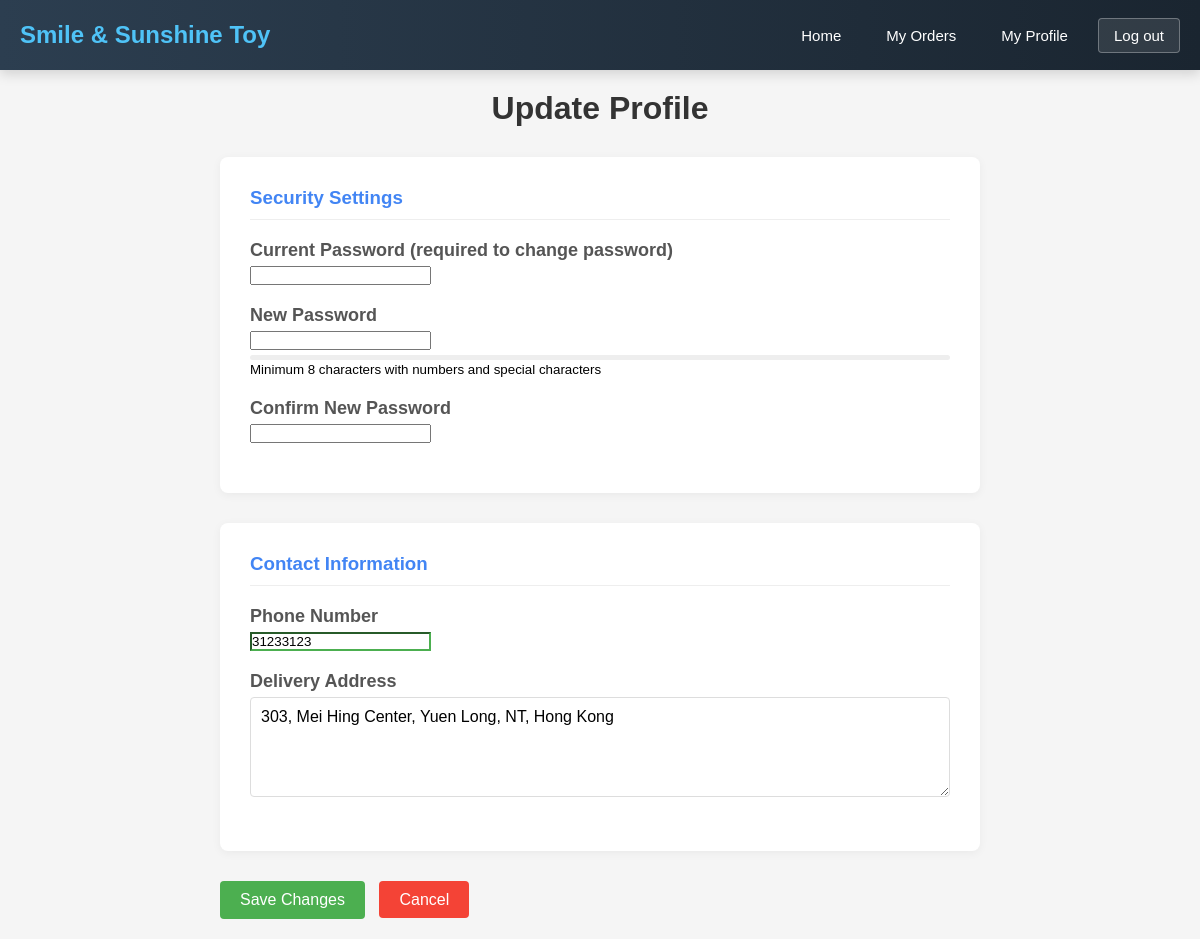
/sample/customer/UpdateProfile.php (signed in), run on the app's committed database.
### tables this page shows
CREATE TABLE customer (
  cid INT NOT NULL AUTO_INCREMENT,
  cname VARCHAR(255) NOT NULL,
  cpassword VARCHAR(255) NOT NULL,
  ctel INT DEFAULT NULL,
  caddr TEXT,
  company VARCHAR(255) DEFAULT NULL,
  cemail VARCHAR(191) NOT NULL UNIQUE,
  cbirthday CHAR(5) DEFAULT NULL,    
  crole VARCHAR(45) NOT NULL DEFAULT 'customer',
  cimageurl VARCHAR(255) NULL,
  PRIMARY KEY (cid)
);

### sample/customer/UpdateProfile.php (the view, shortened to what this page needs)
<?php
include '../conn.php';
$cid = $_SESSION['customer']['cid'];
$sql = "SELECT ctel, caddr FROM customer WHERE cid = ?";
$stmt = $conn->prepare($sql);
$stmt->bind_param("i", $cid);
$stmt->execute();
$result = $stmt->get_result();
$customer = $result->fetch_assoc();
?>
<!DOCTYPE html>
<html lang="en">
<head>
    <link rel="stylesheet" href="../CSS/header.css">
    <link rel="stylesheet" href="../CSS/common.css">
    <link rel="stylesheet" href="../CSS/form.css">
    <link rel="stylesheet" href="../CSS/profile.css">
</head>
<body>
<header>
    <div class="logo">
        <a href="Index.php">Smile &amp; Sunshine Toy</a>
    </div>
    <div class="user-actions">
        <a href="Index.php">Home</a>
        <a href="MyOrder.php">My Orders</a>
        <a href="Profile.php">My Profile</a>
        <a href="../logout.php" class="logout-btn">Log out</a>
    </div>
</header>
<div class="container">
    <h1>Update Profile</h1>
    <form id="updateForm" onsubmit="return submitForm()">
        <div class="form-section">
            <h3>Security Settings</h3>
            <div class="form-group">
                <label class="form-label">Current Password (required to change password)</label>
                <input type="password" id="currentPassword" name="currentPassword">
            </div>
            <div class="form-group">
                <label class="form-label">New Password</label>
                <input type="password" id="newPassword" name="newPassword" oninput="checkPasswordStrength()">
                <div class="password-strength">
                </div>
                <small class="hint">Minimum 8 characters with numbers and special characters</small>
            </div>
            <div class="form-group">
                <label class="form-label">Confirm New Password</label>
                <input type="password" id="confirmPassword" name="confirmPassword">
            </div>
        </div>
        <div class="form-section">
            <h3>Contact Information</h3>
            <div class="form-group">
                <label class="form-label">Phone Number</label>
                <input type="tel" id="phoneNumber" name="phoneNumber"
                       value="<?= htmlspecialchars(isset($customer['ctel']) ? $customer['ctel'] : '') ?>" required>
            </div>
            <div class="form-group">
                <label class="form-label">Delivery Address</label>
                <textarea id="deliveryAddress" name="deliveryAddress" rows="3" required><?=
                    htmlspecialchars(isset($customer['caddr']) ? $customer['caddr'] : '') ?></textarea>
            </div>
        </div>
        <div class="form-actions">
            <button type="submit" class="btn-submit">Save Changes</button>
            <a href="Profile.php" class="btn-reset">Cancel</a>
        </div>
    </form>
</div>
</body>
</html>

### sample/CSS/header.css (style rules this page uses)
header { display: flex; justify-content: space-between; align-items: center; background: linear-gradient(90deg, #2c3e50, #1a2530); color: white; padding: 0 20px; position: sticky; top: 0; z-index: 1000; box-shadow: 0 4px 12px rgba(0, 0, 0, 0.15); height: 70px; }
.logo { display: flex; align-items: center; }
.logo a { font-size: 24px; font-weight: 700; color: #4fc3f7; text-decoration: none; }
.user-actions { display: flex; gap: 15px; align-items: center; }
.user-actions a { color: white; text-decoration: none; font-size: 15px; font-weight: 500; padding: 8px 15px; border-radius: 4px; transition: background 0.3s; }
.logout-btn { background: rgba(255, 255, 255, 0.1); border: 1px solid rgba(255, 255, 255, 0.3); }

### sample/CSS/common.css (style rules this page uses)
* { margin: 0; padding: 0; box-sizing: border-box; font-family: Arial, sans-serif; }
body { background-color: #f5f5f5; }
.container { max-width: 800px; margin: 0 auto; padding: 20px; }
h1 { text-align: center; margin-bottom: 30px; color: #333; }
.form-group { margin-bottom: 20px; }
.form-label { display: block; margin-bottom: 5px; font-weight: bold; color: #555; font-size:18px; }
input[type="text"], input[type="number"], input[type="file"], textarea, select { width: 100%; padding: 10px; border: 1px solid #ddd; border-radius: 4px; font-size: 16px; }
textarea { min-height: 100px; resize: vertical; }
.btn-submit, .btn-reset { padding: 10px 20px; border: none; border-radius: 4px; font-size: 16px; cursor: pointer; transition: background-color 0.3s; text-decoration: none; }
.btn-submit { background-color: #4CAF50; color: white; margin-right: 10px; }
.btn-reset { background-color: #f44336; color: white; }
input:required:valid, select:required:valid { border-color: #4CAF50; }

### sample/CSS/form.css (style rules this page uses)
.form-group { margin-bottom: 20px; }

### sample/CSS/profile.css (style rules this page uses)
.form-section { background-color: white; padding: 30px; border-radius: 8px; box-shadow: 0 2px 10px rgba(0,0,0,0.05); margin-bottom: 30px; }
.form-section h3 { margin-bottom: 20px; color: #4285f4; border-bottom: 1px solid #eee; padding-bottom: 10px; }
.password-strength { height: 5px; background-color: #eee; margin-top: 5px; border-radius: 3px; overflow: hidden; }

### data on the page
customer: phoneNumber "31233123", deliveryAddress "303, Mei Hing Center, Yuen Long, NT, Hong Kong"
